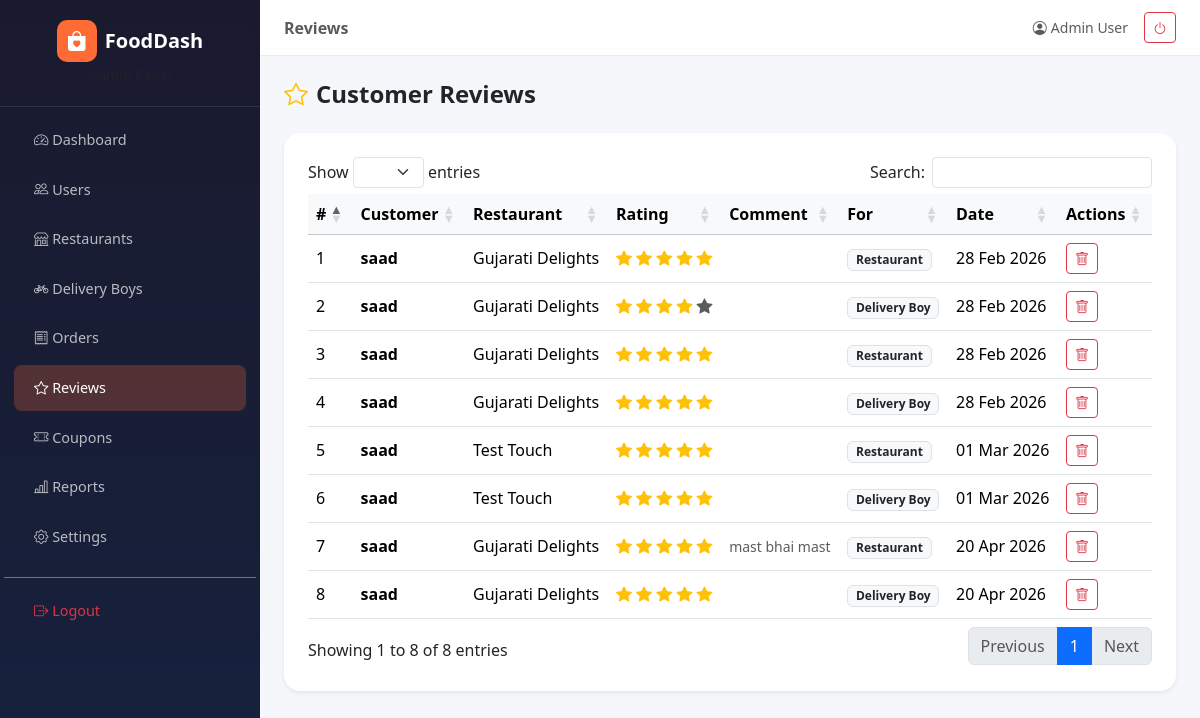
Page /admin_panel/reviews.php (signed in) on the committed database.
### tables this page shows
CREATE TABLE `reviews` (
  `id` int(10) UNSIGNED NOT NULL,
  `order_id` int(10) UNSIGNED NOT NULL,
  `user_id` int(10) UNSIGNED NOT NULL,
  `rating` tinyint(3) UNSIGNED NOT NULL,
  `comment` text DEFAULT NULL,
  `review_for` enum('restaurant','delivery_boy') NOT NULL,
  `created_at` timestamp NOT NULL DEFAULT current_timestamp()
);

CREATE TABLE `users` (
  `id` int(10) UNSIGNED NOT NULL,
  `name` varchar(100) NOT NULL,
  `phone` varchar(20) NOT NULL,
  `email` varchar(100) NOT NULL,
  `password` varchar(255) NOT NULL,
  `role` enum('customer','restaurant','delivery_boy','admin') NOT NULL DEFAULT 'customer',
  `fcm_token` text DEFAULT NULL,
  `is_active` tinyint(1) NOT NULL DEFAULT 1,
  `created_at` timestamp NOT NULL DEFAULT current_timestamp(),
  `updated_at` timestamp NOT NULL DEFAULT current_timestamp() ON UPDATE current_timestamp()
);

CREATE TABLE `restaurants` (
  `id` int(10) UNSIGNED NOT NULL,
  `user_id` int(10) UNSIGNED NOT NULL,
  `name` varchar(150) NOT NULL,
  `address` text NOT NULL,
  `lat` decimal(10,8) DEFAULT NULL,
  `lng` decimal(11,8) DEFAULT NULL,
  `cuisine` varchar(100) DEFAULT NULL,
  `opening_time` time NOT NULL DEFAULT '09:00:00',
  `closing_time` time NOT NULL DEFAULT '22:00:00',
  `status` enum('pending','approved','suspended','closed') NOT NULL DEFAULT 'pending',
  `image` varchar(255) DEFAULT NULL,
  `image_url` varchar(500) DEFAULT NULL,
  `rating_avg` decimal(3,2) NOT NULL DEFAULT 0.00,
  `rating_count` int(10) UNSIGNED NOT NULL DEFAULT 0,
  `created_at` timestamp NOT NULL DEFAULT current_timestamp(),
  `updated_at` timestamp NOT NULL DEFAULT current_timestamp() ON UPDATE current_timestamp(),
  `operator_status` enum('online','busy','closed') NOT NULL DEFAULT 'online'
);

### admin_panel/reviews.php (the view, shortened to what this page needs)
<?php
$db = db();
$reviews = $db->query("SELECT rv.*, u.name AS customer_name, r.name AS restaurant_name
    FROM reviews rv
    JOIN users u ON u.id=rv.user_id
    JOIN orders o ON o.id=rv.order_id
    JOIN restaurants r ON r.id=o.restaurant_id
    ORDER BY rv.created_at DESC")->fetch_all(MYSQLI_ASSOC);
include 'layout/header.php';
?>
<div class="d-flex justify-content-between align-items-center mb-4">
  <h4 class="fw-bold mb-0"><i class="bi bi-star me-2 text-warning"></i>Customer Reviews</h4>
</div>
<div class="card border-0 rounded-4 shadow-sm p-4">
  <div class="table-responsive">
    <table class="table table-hover align-middle dataTable">
      <thead class="table-light"><tr>
        <th>#</th><th>Customer</th><th>Restaurant</th><th>Rating</th><th>Comment</th><th>For</th><th>Date</th><th>Actions</th>
      </tr></thead>
      <tbody>
      <?php foreach($reviews as $rv): ?>
      <tr>
        <td><?=$rv['id']?></td>
        <td><span class="fw-semibold"><?=htmlspecialchars($rv['customer_name'])?></span></td>
        <td><?=htmlspecialchars($rv['restaurant_name'])?></td>
        <td>
          <?php for($i=1; $i<=5; $i++): ?>
            <i class="bi bi-star-fill <?= $i <= $rv['rating'] ? 'text-warning' : 'text-muted' ?>"></i>
          <?php endfor; ?>
        </td>
        <td><small class="text-muted"><?=htmlspecialchars($rv['comment'] ?? '-')?></small></td>
        <td><span class="badge bg-light text-dark border"><?=ucwords(str_replace('_', ' ', $rv['review_for']))?></span></td>
        <td><?=date('d M Y', strtotime($rv['created_at']))?></td>
        <td>
          <form method="POST" onsubmit="return confirm('Delete this review?');" class="d-inline">
            <button type="submit" class="btn btn-sm btn-outline-danger"><i class="bi bi-trash"></i></button>
          </form>
        </td>
      </tr>
      <?php endforeach; ?>
      </tbody>
    </table>
  </div>
</div>
<?php include 'layout/footer.php'; ?>

### admin_panel/layout/header.php (style rules this page uses)
:root { --sidebar-w:260px;--brand:#ff6b35; }
body { background:#f5f7fa;font-family:'Segoe UI',sans-serif; }

### rows in the picture
reviews: id "7", user.name "saad", restaurants.name "Gujarati Delights", rating 5 (drawn), comment "mast bhai mast", review_for "Restaurant", created_at "20 Apr 2026"
reviews: id "8", user.name "saad", restaurants.name "Gujarati Delights", rating 5 (drawn), review_for "Delivery Boy", created_at "20 Apr 2026"
reviews: id "5", user.name "saad", restaurants.name "Test Touch", rating 5 (drawn), review_for "Restaurant", created_at "01 Mar 2026"
reviews: id "6", user.name "saad", restaurants.name "Test Touch", rating 5 (drawn), review_for "Delivery Boy", created_at "01 Mar 2026"
reviews: id "3", user.name "saad", restaurants.name "Gujarati Delights", rating 5 (drawn), review_for "Restaurant", created_at "28 Feb 2026"
reviews: id "4", user.name "saad", restaurants.name "Gujarati Delights", rating 5 (drawn), review_for "Delivery Boy", created_at "28 Feb 2026"
reviews: id "2", user.name "saad", restaurants.name "Gujarati Delights", rating 4 (drawn), review_for "Delivery Boy", created_at "28 Feb 2026"
reviews: id "1", user.name "saad", restaurants.name "Gujarati Delights", rating 5 (drawn), review_for "Restaurant", created_at "28 Feb 2026"

### other values in the picture
str_replace('_',' ',$currentPage) "Reviews"
$_SESSION['admin_name'] "Admin User"
